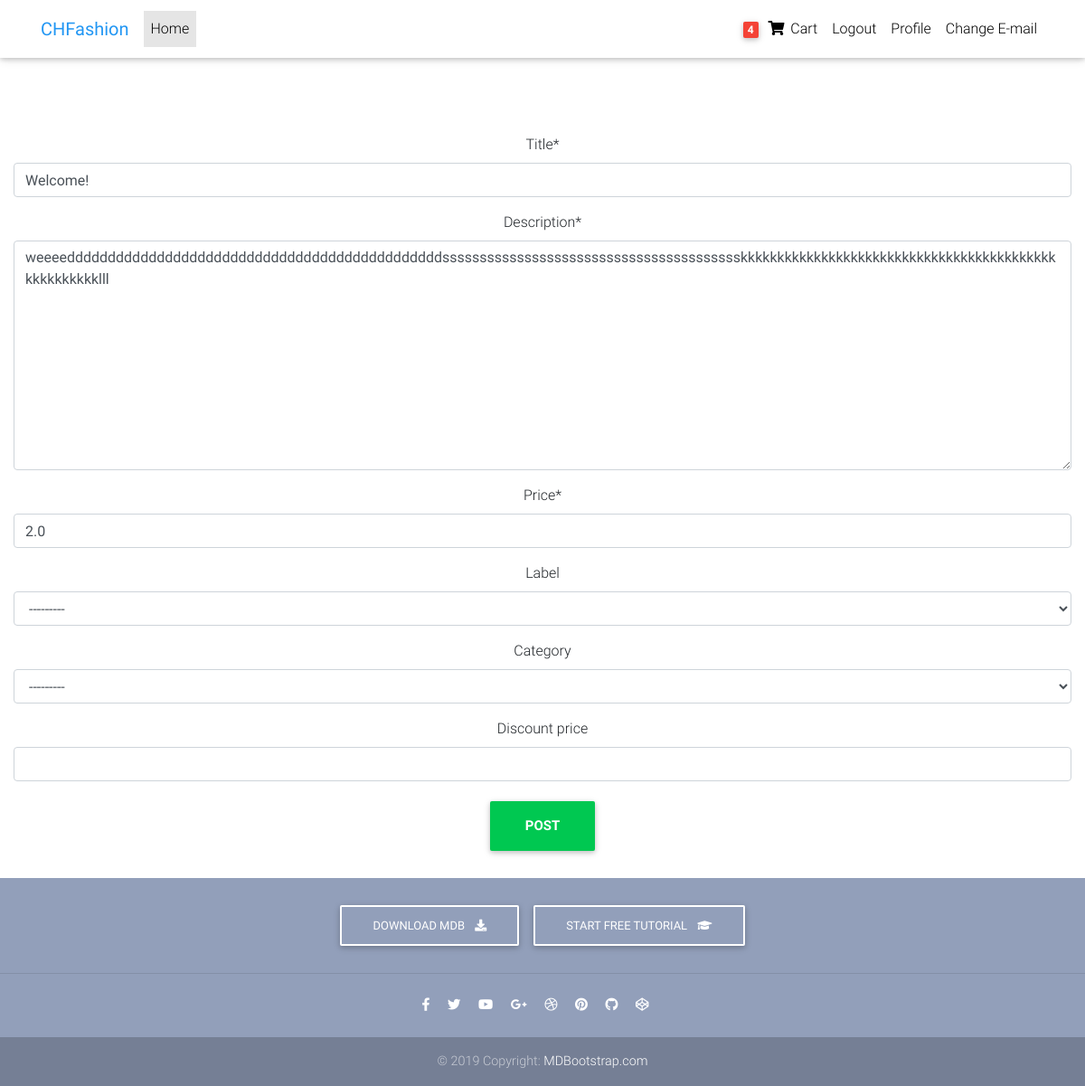
/product/1/update/ (signed in), run on the app's committed database.
### websites/models.py (models this page shows, shortened)
class Order(models.Model):
    items = models.ManyToManyField(OrderItem)
    user = models.ForeignKey(settings.AUTH_USER_MODEL,
                             on_delete=models.CASCADE)
    ordered = models.BooleanField(default=False)
    start_date = models.DateTimeField(auto_now_add=True)
    ordered_date = models.DateTimeField()
    billing_address = models.ForeignKey(
        "Address", related_name="billing_address", on_delete=models.SET_NULL, blank=True, null=True)
    shipping_address = models.ForeignKey(
        "Address", related_name="shipping_address", on_delete=models.SET_NULL, blank=True, null=True)
    payment = models.ForeignKey(
        "Payment", on_delete=models.SET_NULL, blank=True, null=True)

class Item(models.Model):
    title = models.CharField(max_length=50)
    description = models.TextField(max_length=250)
    label = models.CharField(choices=label_choices, max_length=2, blank=True, null=True)
    category = models.CharField(choices=category_choices, max_length=2, blank=True, null=True)
    price = models.FloatField()
    discount_price = models.FloatField(blank=True, null=True)
    slug = models.SlugField()

### websites/views.py (the view, shortened to what this page needs)
# urls.py: path('product/<int:pk>/update/', ProductUpdateView.as_view(), name="update"),
class ProductUpdateView(LoginRequiredMixin, UpdateView):
    model = Item
    fields = ["title", "description", "price",
              "label", "category", "discount_price"]

### websites/templatetags/cart_template_tags.py (called while the page is built)
@register.filter
def cart_item_count(user):
    if user.is_authenticated:
        qs = Order.objects.filter(
          user = user,
          ordered=False
        )
        if qs.exists():
            return qs[0].items.count()
    return 0

### templates/websites/item_form.html (shortened to what this page needs)
{% extends "base.html" %}
{% load crispy_forms_tags %}
{% block content %}
<div class="container-fluid mt-5">
  <div class="row text-center">
    <div class="col-12 text-center">
      <form action="" method="post">
        <div>
          {{ form|crispy }}
        </div>
        <button class="btn btn-lg btn-success" type="submit"><strong>Post</strong></button>
      </form>
    </div>
  </div>
</div>
{% endblock %}

### templates/navbar.html (shortened to what this page needs)
{% load cart_template_tags %}
<nav class="navbar fixed-top navbar-expand-lg navbar-light white scrolling-navbar">
  <div class="container">
    {% if user.is_authenticated %}
    <a class="navbar-brand waves-effect" href="{% url 'home' %}" target="_blank">
      <strong class="blue-text">CHFashion</strong>
    </a>
    <div class="collapse navbar-collapse" id="navbarSupportedContent">
      <ul class="navbar-nav mr-auto">
        <li class="nav-item active">
          <a class="nav-link waves-effect" href="{% url 'home' %}">Home
          </a>
        </li>
      </ul>
      <ul class="navbar-nav nav-flex-icons">
        <li class="nav-item">
          <a href="{% url 'order-summary' %}" class="nav-link waves-effect">
            <span class="badge red z-depth-1 mr-1"> {{ request.user|cart_item_count }} </span>
            <i class="fas fa-shopping-cart"></i>
            <span class="clearfix d-none d-sm-inline-block"> Cart </span>
          </a>
        </li>
        <li class="nav-item">
          <a href="{% url 'account_logout' %}" class="nav-link waves-effect" target="_blank">Logout
          </a>
        </li>
        <li class="nav-item">
          <a href="{% url 'account_logout' %}" class="nav-link waves-effect" target="_blank">Profile
          </a>
        </li>
        {% endif %}
        <li class="nav-item">
          <a href="{% url 'account_email' %}" class="nav-link waves-effect" target="_blank">Change E-mail
          </a>
        </li>
      </ul>
    </div>
  </div>
</nav>

### templates/base.html (style rules this page uses)
html, body, header, .carousel { height: 60vh; }

### data on the page
Item: title "Welcome!", description "weeeeddddddddddddddddddddddddddddddddddddddddddddddsssssssssssssssssssssssssssssssssssssssskkkkkkkkkkkkkkkkkkkkkkkkkkkkkkkkkkkkkkkkkkkkkkkkkkkkklll", price "2.0", label "---------", category "---------"

### other printed values
{{ request.user|cart_item_count }} "4"
